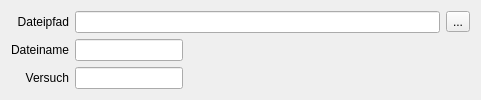
   <widget class="QWidget" name="layoutWidget">
    <property name="geometry">
     <rect>
      <x>20</x>
      <y>0</y>
      <width>481</width>
      <height>88</height>
     </rect>
    </property>
    <layout class="QGridLayout" name="gridLayout_7">
     <item row="0" column="1">
      <widget class="QLineEdit" name="txt_path">
       <property name="text">
        <string/>
       </property>
      </widget>
     </item>
     <item row="1" column="0">
      <widget class="QLabel" name="label_37">
       <property name="text">
        <string>Dateiname</string>
       </property>
       <property name="alignment">
        <set>Qt::AlignRight|Qt::AlignTrailing|Qt::AlignVCenter</set>
       </property>
      </widget>
     </item>
     <item row="2" column="1">
      <widget class="QLineEdit" name="txt_versuch">
       <property name="sizePolicy">
        <sizepolicy hsizetype="Fixed" vsizetype="Fixed">
         <horstretch>0</horstretch>
         <verstretch>0</verstretch>
        </sizepolicy>
       </property>
      </widget>
     </item>
     <item row="1" column="1">
      <widget class="QLineEdit" name="txt_file">
       <property name="sizePolicy">
        <sizepolicy hsizetype="Fixed" vsizetype="Fixed">
         <horstretch>0</horstretch>
         <verstretch>0</verstretch>
        </sizepolicy>
       </property>
      </widget>
     </item>
     <item row="0" column="0">
      <widget class="QLabel" name="label_36">
       <property name="text">
        <string>Dateipfad</string>
       </property>
       <property name="alignment">
        <set>Qt::AlignRight|Qt::AlignTrailing|Qt::AlignVCenter</set>
       </property>
      </widget>
     </item>
     <item row="2" column="0">
      <widget class="QLabel" name="label_38">
       <property name="text">
        <string>Versuch</string>
       </property>
       <property name="alignment">
        <set>Qt::AlignRight|Qt::AlignTrailing|Qt::AlignVCenter</set>
       </property>
      </widget>
     </item>
     <item row="0" column="2">
      <widget class="QToolButton" name="but_open_file">
       <property name="text">
        <string>...</string>
       </property>
      </widget>
     </item>
    </layout>
   </widget>
